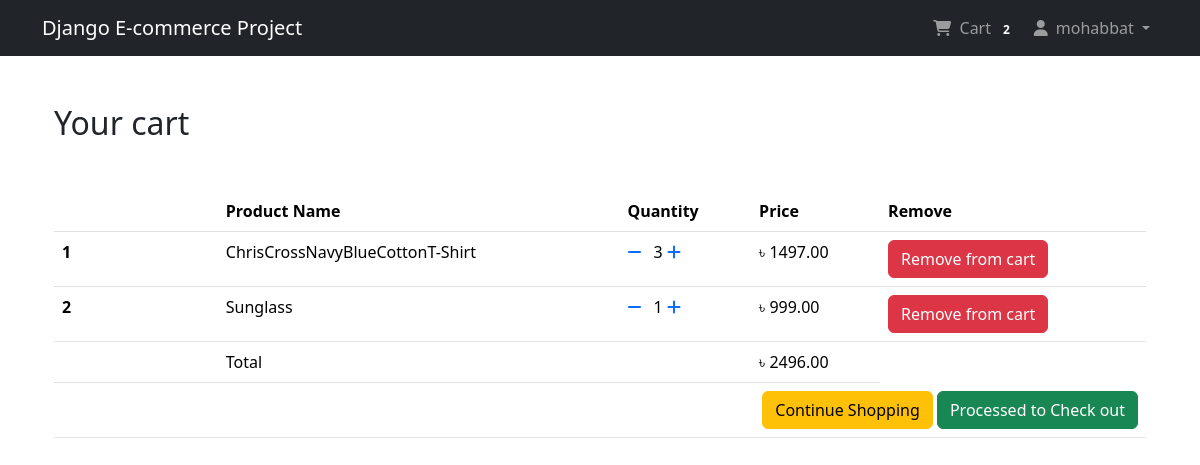
Screenshot of /shop/cart/ (signed in) with the database file from the repository.
### app_login/models.py (models this page shows, shortened)
class User(AbstractBaseUser, PermissionsMixin):
    email = models.EmailField(unique=True, null=False)
    is_staff = models.BooleanField(
        gettext_lazy('staff status'),
        default=False,
        help_text = gettext_lazy('Designates whether the use can log in this site')
    )
    is_active = models.BooleanField(
        gettext_lazy('active'),
        default = True,
        help_text = gettext_lazy('Designate whether this user should be treated as active, Unselect this instead of deleting accounts'),
    )
    USERNAME_FIELD = 'email'
    objects = MyUserManager()

class Profile(models.Model):
    user = models.OneToOneField(User, on_delete=models.CASCADE, related_name="profile")
    username = models.CharField(max_length=264, blank=True)
    full_name = models.CharField(max_length=264, blank=True, null=True)
    address = models.TextField(max_length=300, blank=True)
    city = models.CharField(max_length=40, blank=True)
    zip_code = models.CharField(max_length=10, blank=True)
    country = models.CharField(max_length=50, blank=True)
    phone = models.CharField(max_length= 20, blank=True)
    date_joined = models.DateTimeField(auto_now_add=True)

### app_order/models.py (models this page shows, shortened)
class Order(models.Model):
    orderitems = models.ManyToManyField(Cart)
    user = models.ForeignKey(settings.AUTH_USER_MODEL, on_delete=models.CASCADE)
    ordered = models.BooleanField(default=False)
    created = models.DateTimeField(auto_now_add=True)
    paymentId = models.CharField(max_length=264, blank=True, null=True)
    orderId = models.CharField(max_length=200, blank=True, null=True)
    def get_totals(self):
        total = 0
        for order_item in self.orderitems.all():
            total += float(order_item.get_total())
        return total

class Cart(models.Model):
    user = models.ForeignKey(settings.AUTH_USER_MODEL, on_delete=models.CASCADE, related_name="cart")
    item = models.ForeignKey(Product, on_delete=models.CASCADE)
    quantity = models.IntegerField(default=1)
    purchased = models.BooleanField(default=False)
    created = models.DateTimeField(auto_now_add=True)
    updated = models.DateTimeField(auto_now=True)
    def get_total(self):
        total = self.item.price * self.quantity
        float_total = format(total, '0.2f')
        return float_total

### app_shop/models.py (models this page shows, shortened)
class Product(models.Model):
    mainimage = models.ImageField(upload_to='Products')
    name = models.CharField(max_length=264)
    category = models.ForeignKey(Category, on_delete=models.CASCADE, related_name="category")
    preview_text = models.TextField(max_length=200, verbose_name="Preview Text")
    details_text = models.TextField(max_length=1000, verbose_name="description")
    price = models.FloatField()
    old_price = models.FloatField(default=0.00)
    created = models.DateTimeField(auto_now_add=True)
    class Meta:
        ordering = ['-created', ]

### app_order/views.py (the view)
# urls.py: path('cart/', views.cart_view, name="cart"),
@login_required
def cart_view(request):
    carts = Cart.objects.filter(user=request.user, purchased=False)
    orders = Order.objects.filter(user=request.user, ordered=False)
    if carts.exists() and orders.exists():
        order = orders[0]
        return render(request, 'app_order/cart.html', context={'carts':carts,'order':order})
    else:
        messages.warning(request, "You don't have any item in your cart!")
        return redirect('app_shop:home')

### app_order/templatetags/cart_tag.py (called while the page is built)
@register.filter
def cart_total(user):
    order = Order.objects.filter(user=user, ordered=False)
    if order.exists():
        return order[0].orderitems.count()
    else:
        return 0

### templates/app_order/cart.html (shortened to what this page needs)
{% extends 'base.html' %}
{% block content %}
<div class="container my-5">
    <div class="my-5">
        <h2>Your cart</h2>
    </div>
    <table class="table table-hover">
        <thead>
            <tr>
                <th scope="col" width="15%"></th>
                <th scope="col">Product Name</th>
                <th scope="col">Quantity</th>
                <th scope="col" align="right">Price</th>
                <th scope="col">Remove</th>
            </tr>
        </thead>
        <tbody>
            {% for cart in carts %}
            <tr>
                <th scope="row">{{forloop.counter}}</th>
                <td>{{cart.item.name}}</td>
                <td>
                    <a href="{% url 'app_order:decrease' pk=cart.item.pk %}" class="me-2"><span><i class="fas fa-minus"></i></span></a>
                    {{cart.quantity}}
                    <a href="{% url 'app_order:increase' pk=cart.item.pk %}" class="me-2"><span><i class="fas fa-plus"></i></span></a>
                </td>
                <td>&#2547; {{cart.get_total}}</td>
                <td><a href="{% url 'app_order:remove' pk=cart.item.pk %}" class="btn btn-danger bt-sm">Remove from cart</a></td>
            </tr>
            {% endfor %}
            <tr>
                <th scope="row"></th>
                <td colspan="2">Total</td>
                <td >&#2547; {{order.get_totals | floatformat:2}}</td>
            </tr>
            <tr>
                <th scope="row"></th>
                <td colspan="4" class="text-end">
                    <a href="{% url 'app_shop:home' %}" class="btn btn-warning">Continue Shopping</a>
                    <a href="{% url 'app_payment:checkout' %}" class="btn btn-success">Processed to Check out</a>
                </td>
            </tr>
        </tbody>
    </table>
</div>
{% endblock %}

### templates/navbar.html (shortened to what this page needs)
{% load cart_tag %}
<nav class="navbar navbar-expand-lg navbar-dark bg-dark">
    <div class="container">
        <a href="{% url 'app_shop:home' %}" class="navbar-brand">Django E-commerce Project</a>
        <div class="collapse navbar-collapse" id="navbarNav">
            <ul class="navbar-nav ms-auto">
                {% if request.user.is_authenticated %}
                <li class="nav-item">
                    <a class="nav-link" href="{% url 'app_order:cart' %}">
                        <i class="fa-solid fa-cart-shopping me-1"></i> Cart
                        <span class="badge badge-light">{{ request.user | cart_total }}</span>
                    </a>
                </li>
                <li class="nav-item dropdown">
                    <a class="nav-link dropdown-toggle" href="#" id="profileDropdown" role="button"
                       data-bs-toggle="dropdown" aria-expanded="false">
                        <i class="fa-solid fa-user me-1"></i> {{request.user.profile.username}}
                    </a>
                </li>
                {% else %}
                    <li class="nav-item">
                        <a class="nav-link btn btn-outline-primary ms-3 px-3 py-1" href="{% url 'app_login:login' %}">
                            <i class="fa-solid fa-right-to-bracket me-1"></i> Login
                        </a>
                    </li>
                {% endif %}
            </ul>
        </div>
    </div>
</nav>

### rows the page displays
User: user|cart_total "2", user.profile.username "mohabbat"
Cart: item.name "ChrisCrossNavyBlueCottonT-Shirt", quantity "3", get_total "1497.00"
Cart: item.name "Sunglass", quantity "1", get_total "999.00"
Order: get_totals "2496.00"
